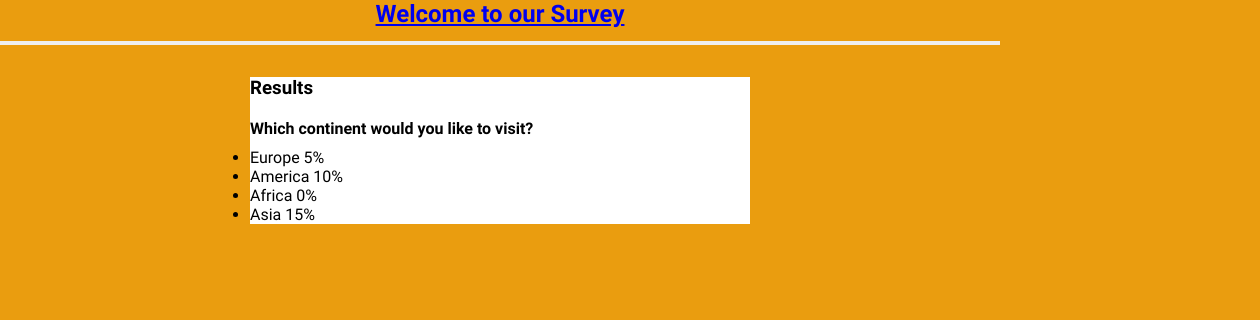
Page /polls/result/2 on the earlier database version.
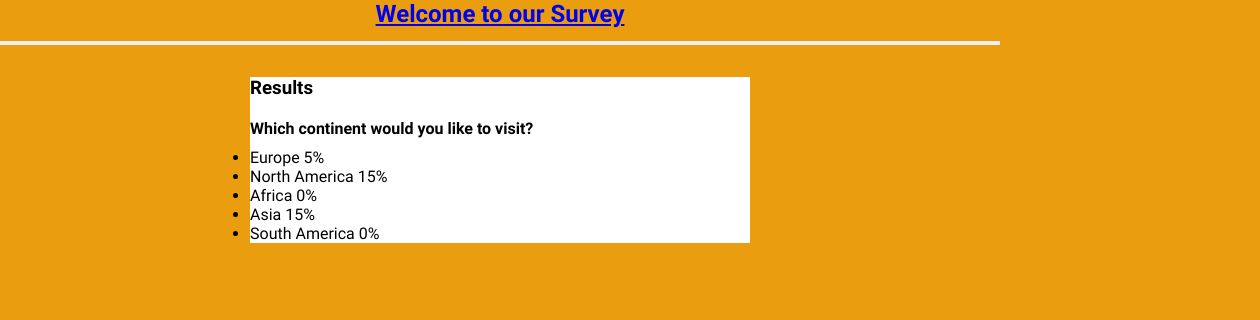
Same page on the later database version.
### pollsapp/models.py (models this page shows, shortened)
class Question(models.Model):
    question = models.CharField(max_length=300)

class Choice(models.Model):
    question = models.ForeignKey(Question, on_delete=models.CASCADE, related_name='choices')
    option = models.CharField(max_length=100)
    vote = models.IntegerField(default=0)

### pollsapp/views.py (the view)
# urls.py: path('result/<str:pk>', views.result, name = 'result')
def result(request, pk):
    question = Question.objects.get(id=pk)
    options = question.choices.all()
    if request.method == 'POST':
        inputvalue = request.POST['choice']
        selected_option = options.get(id=inputvalue)
        selected_option.vote += 5
        selected_option.save()
    return render(request, 'result.html', {'question':question, 'options':options})

### pollsapp/templates/result.html
{% extends 'base.html' %}
{% block content %}
<h3 style = "margin-bottom: 20px"><strong>Results</strong></h3>
<h4>{{question.question}}</h4>
<ul class="list-group">
{% for option in options %}
<li class="list-group-item d-flex justify-content-between align-items-center">
    {{option.option}}
    <span class="badge bg-primary rounded-pill">{{option.vote}}%</span>
  </li>
  {% endfor %}
</ul>
{% endblock %}

### pollsapp/templates/base.html (shortened to what this page needs)
<!DOCTYPE html>
{% load static %}
<html lang="en">
<head>
    <link rel="stylesheet" type="text/css" href="{% static 'styles.css' %}" />
</head>
<body>
    <nav>
        <div class="container-fluid">
          <a href="{% url 'index' %}"><h2>Welcome to our Survey</h2></a>
          <button class="navbar-toggler" type="button" aria-controls="navbarNavAltMarkup" aria-expanded="false" aria-label="Toggle navigation">
          </button>
        </div>
      </nav>
</body>
<div class = container>
    {% block content %}{% endblock %}
</div>
</html>

### pollsapp/static/styles.css (style rules this page uses)
* { padding: 0px; margin: 0px; box-sizing: border-box; width: 1000px; }
body { background-color: rgb(234, 157, 15); font-family: aldrich; }
h2 { text-align: center; }
.container { width: 50%; margin: 30px auto; background-color: white; }
.list-group { margin-top: 10px; }
label,li,input { cursor: pointer }

Differences in the rows shown:
changed Choice: option "America" → "North America"; vote "10" → "15"
added Choice: option "South America", vote "0"
